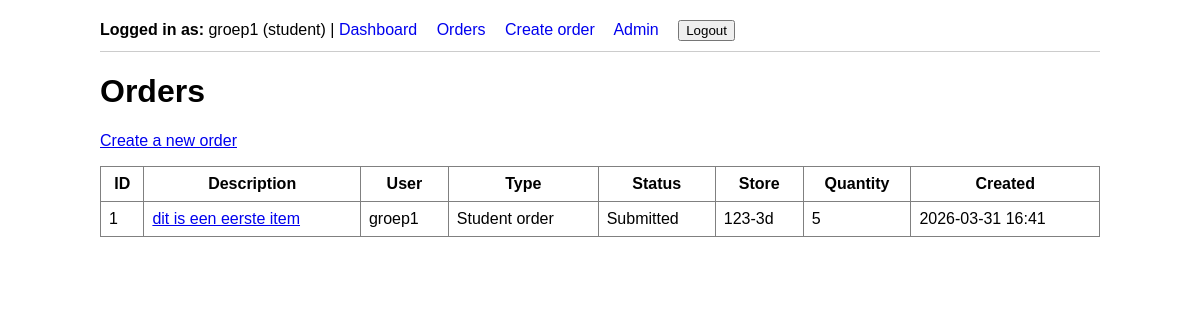
Page /orders/ (signed in) on the earlier database version.
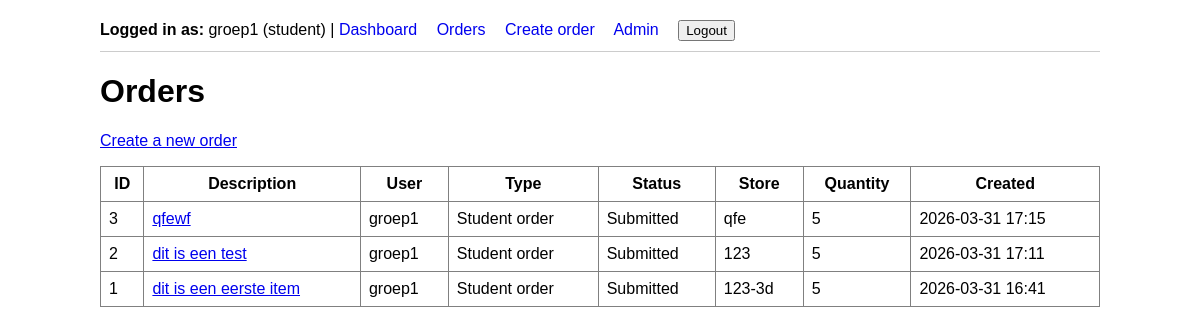
Same page on the later database version.
### accounts/models.py (models this page shows, shortened)
class User(AbstractUser):
    ROLE_ADMIN = "admin"
    ROLE_TEACHER = "teacher"
    ROLE_STUDENT = "student"
    ROLE_CHOICES = [
        (ROLE_ADMIN, "Admin"),
        (ROLE_TEACHER, "Teacher"),
        (ROLE_STUDENT, "Student"),
    ]
    email = models.EmailField(unique=True)
    name = models.CharField(max_length=255)
    role = models.CharField(max_length=20, choices=ROLE_CHOICES, default=ROLE_STUDENT)
    USERNAME_FIELD = "email"
    REQUIRED_FIELDS = ["username", "name"]

### orders/models.py (models this page shows, shortened)
class Order(models.Model):
    ORDER_TYPE_STUDENT = "student_order"
    ORDER_TYPE_TEACHER = "teacher_order"
    ORDER_TYPE_CHOICES = [
        (ORDER_TYPE_STUDENT, "Student order"),
        (ORDER_TYPE_TEACHER, "Teacher order"),
    ]
    STATUS_DRAFT = "draft"
    STATUS_SUBMITTED = "submitted"
    STATUS_APPROVED = "approved"
    STATUS_REJECTED = "rejected"
    STATUS_REWORK = "rework"
    STATUS_CHOICES = [
        (STATUS_DRAFT, "Draft"),
        (STATUS_SUBMITTED, "Submitted"),
        (STATUS_APPROVED, "Approved"),
        (STATUS_REJECTED, "Rejected"),
        (STATUS_REWORK, "Needs rework"),
    ]
    user = models.ForeignKey(
        settings.AUTH_USER_MODEL,
        on_delete=models.CASCADE,
        related_name="orders",
    )
    order_type = models.CharField(max_length=20, choices=ORDER_TYPE_CHOICES)
    store = models.CharField(max_length=255)
    article_number = models.CharField(max_length=100, blank=True)
    quantity = models.PositiveIntegerField(default=1)
    status = models.CharField(max_length=20, choices=STATUS_CHOICES, default=STATUS_DRAFT)
    decision_reason = models.TextField(blank=True)
    created_at = models.DateTimeField(auto_now_add=True)
    short_description = models.CharField(max_length=255)
    url = models.URLField(blank=True)
    total_price_excl_vat = models.DecimalField(max_digits=10, decimal_places=2, null=True, blank=True)
    delivery_time_days = models.PositiveIntegerField(null=True, blank=True)
    purchase_request_number = models.CharField(max_length=100, blank=True)
    finance_order_date = models.DateField(null=True, blank=True)
    shipped_date = models.DateField(null=True, blank=True)
    received_date = models.DateField(null=True, blank=True)
    student_remarks = models.TextField(blank=True)
    teacher_remarks = models.TextField(blank=True)
    decided_by = models.ForeignKey(
        settings.AUTH_USER_MODEL,
        on_delete=models.SET_NULL,
        null=True,
        blank=True,
        related_name="decided_orders",
    )
    decided_at = models.DateTimeField(null=True, blank=True)
    class Meta:
        ordering = ["-created_at"]

### orders/views.py (the view)
# urls.py: path("orders/", order_list, name="order_list"),
@login_required
def order_list(request):
    orders = get_visible_orders_for_user(request.user)
    context = {
        "orders": orders,
    }
    return render(request, "orders/order_list.html", context)

### orders/views.py (called while the page is built)
def get_visible_orders_for_user(user):
    if user.role == "admin":
        return Order.objects.select_related("user", "decided_by").all()
    if user.role == "teacher":
        return Order.objects.select_related("user", "decided_by").filter(user=user)
    return Order.objects.select_related("user", "decided_by").filter(user=user)

### templates/orders/order_list.html (shortened to what this page needs)
{% extends "base.html" %}
{% block content %}
    <h1>Orders</h1>
    <p>
        <a href="{% url 'orders:order_create' %}">Create a new order</a>
    </p>
    {% if orders %}
        <table border="1" cellpadding="8" cellspacing="0" style="border-collapse: collapse; width: 100%;">
            <thead>
                <tr>
                    <th>ID</th>
                    <th>Description</th>
                    <th>User</th>
                    <th>Type</th>
                    <th>Status</th>
                    <th>Store</th>
                    <th>Quantity</th>
                    <th>Created</th>
                </tr>
            </thead>
            <tbody>
                {% for order in orders %}
                    <tr>
                        <td>{{ order.id }}</td>
                        <td>
                            <a href="{% url 'orders:order_detail' order.id %}">
                                {{ order.short_description }}
                            </a>
                        </td>
                        <td>{{ order.user.name }}</td>
                        <td>{{ order.get_order_type_display }}</td>
                        <td>{{ order.get_status_display }}</td>
                        <td>{{ order.store }}</td>
                        <td>{{ order.quantity }}</td>
                        <td>{{ order.created_at|date:"Y-m-d H:i" }}</td>
                    </tr>
                {% endfor %}
            </tbody>
        </table>
    {% else %}
        <div class="card">
            <p>No orders found.</p>
        </div>
    {% endif %}
{% endblock %}

### templates/base.html (shortened to what this page needs)
<!DOCTYPE html>
<html lang="en">
<head>
</head>
<body>
    <nav>
        {% if user.is_authenticated %}
            <strong>Logged in as:</strong> {{ user.name }} ({{ user.role }})
            |
            <a href="{% url 'orders:dashboard' %}">Dashboard</a>
            <a href="{% url 'orders:order_list' %}">Orders</a>
            <a href="{% url 'orders:order_create' %}">Create order</a>
            <a href="/admin/">Admin</a>
            <form action="{% url 'logout' %}" method="post" style="display:inline;">
                <button type="submit">Logout</button>
            </form>
        {% else %}
            <a href="{% url 'login' %}">Login</a>
        {% endif %}
    </nav>
    {% block content %}{% endblock %}
</body>
</html>

### templates/base.html (style rules this page uses)
body { font-family: Arial, sans-serif; max-width: 1000px; margin: 0 auto; padding: 20px; }
nav { margin-bottom: 20px; padding-bottom: 10px; border-bottom: 1px solid #ccc; }
nav a { margin-right: 15px; text-decoration: none; }

Differences in the rows shown:
added Order: id "3", short_description "qfewf", user.name "groep1", order_type "Student order", status "Submitted", store "qfe", quantity "5", created_at "2026-03-31 17:15"
added Order: id "2", short_description "dit is een test", user.name "groep1", order_type "Student order", status "Submitted", store "123", quantity "5", created_at "2026-03-31 17:11"
